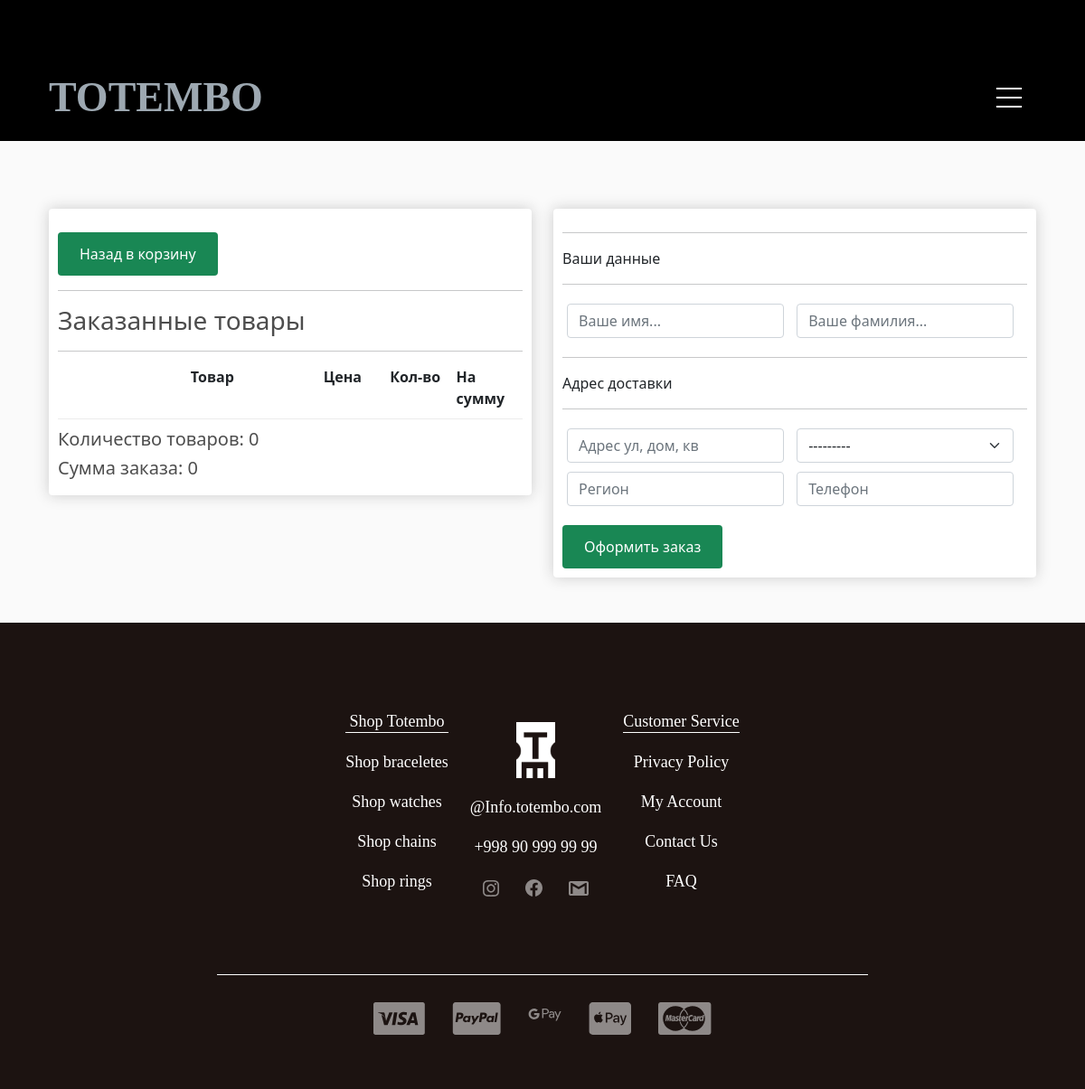
Screenshot of /checkout/ (signed in) with the database file from the repository.
### store/models.py (models this page shows, shortened)
class Order(models.Model):
    customer = models.ForeignKey(Customer, on_delete=models.SET_NULL, blank=True, null=True, verbose_name='Покупатель')
    created_at = models.DateTimeField(auto_now_add=True, verbose_name='Дата заказа')
    is_completed = models.BooleanField(default=False, verbose_name='Выполнен ли закзаз')
    shipping = models.BooleanField(default=True)
    class Meta:
        verbose_name = 'Заказ'
        verbose_name_plural = 'Заказы'
    @property  # Метод для получения суммы заказа
    def get_cart_total_price(self):
        order_products = self.orderproduct_set.all()
        total_price = sum([product.get_total_price for product in order_products])
        return total_price
    @property  # Метод для получения кол-ва заказанного товара
    def get_cart_total_quantity(self):
        order_products = self.orderproduct_set.all()
        total_quantity = sum([product.quantity for product in order_products])
        return total_quantity

class City(models.Model):
    city = models.CharField(max_length=300, verbose_name='Название города')
    def __str__(self):
        return self.city
    class Meta:
        verbose_name = 'Город'
        verbose_name_plural = 'Города'

### store/views.py (the view)
# urls.py: path('checkout/', checkout, name='checkout'),
def checkout(request):
    if request.user.is_authenticated:
        cart_info = get_cart_data(request)
        context = {
            'title': 'Оформление заказа',
            'order': cart_info['order'],
            'items': cart_info['products'],
            'customer_form': CustomerForm(),
            'shipping_form': ShippingForm()
        }
        return render(request, 'store/checkout.html', context)
    else:
        return redirect('product_list')

### store/forms.py
class LoginForm(AuthenticationForm):
    username = forms.CharField(widget=forms.TextInput(attrs={
        'class': 'form-control',
        'placeholder': 'Логин'
    }))
    password = forms.CharField(widget=forms.PasswordInput(attrs={
        'class': 'form-control',
        'placeholder': 'Пароль'
    }))

class RegisterForm(UserCreationForm):
    password1 = forms.CharField(widget=forms.PasswordInput(attrs={
        'class': 'form-control',
        'placeholder': 'Пароль'
    }))
    password2 = forms.CharField(widget=forms.PasswordInput(attrs={
        'class': 'form-control',
        'placeholder': 'Подтвердить пароль'
    }))
    username = forms.CharField(widget=forms.TextInput(attrs={
        'class': 'form-control',
        'placeholder': 'Логин'
    }))
    first_name = forms.CharField(widget=forms.TextInput(attrs={
        'class': 'form-control',
        'placeholder': 'Ваше имя'
    }))
    last_name = forms.CharField(widget=forms.TextInput(attrs={
        'class': 'form-control',
        'placeholder': 'Ваша фамилия'
    }))
    email = forms.EmailField(widget=forms.EmailInput(attrs={
        'class': 'form-control',
        'placeholder': 'Ваша почта'
    }))
    class Meta:
        model = User
        fields = ('username', 'first_name', 'last_name', 'email', 'password1')

### store/context_processors.py (called while the page is built)
def add_my_forms(request):
    return {
        'form': LoginForm(),
        'form2': RegisterForm()
    }

### store/models.py (called while the page is built)
    def get_absolute_url(self):
        return reverse('category_page', kwargs={'slug': self.slug})

### store/templatetags/store_tags.py (called while the page is built)
@register.simple_tag()
def get_categories():
    return Category.objects.filter(parent=None)

### store/utils.py (called while the page is built)
def get_cart_data(request):
    cart = CartForAuthenticatedUser(request)
    cart_info = cart.get_cart_info()
    return {
        'cart_total_quantity': cart_info['cart_total_quantity'],
        'cart_total_price': cart_info['cart_total_price'],
        'order': cart_info['order'],
        'products': cart_info['products']
    }

### store/templates/store/checkout.html (shortened to what this page needs)
{% extends 'base.html' %}
{% block main %}
<main>
    <div class="container">
        <div class="row">
            <div class="col-lg-6">
                <div class="box-element">
                    <a href="{% url 'my_cart' %}" class="btn btn-success rounded">Назад в корзину</a>
                    <hr>
                    <h3>Заказанные товары</h3>
                    <hr>
                    <div class="cart-row">
                        <div style="flex:2"></div>
                        <div style="flex:2"><strong>Товар</strong></div>
                        <div style="flex:1"><strong>Цена</strong></div>
                        <div style="flex:1"><strong>Кол-во</strong></div>
                        <div style="flex:1"><strong>На сумму</strong></div>
                    </div>
                    <h5>Количество товаров: {{ order.get_cart_total_quantity }}</h5>
                    <h5>Сумма заказа: {{ order.get_cart_total_price }}</h5>
                </div>
            </div>
            <div class="col-lg-6">
                <div class="box-element">
                    <form action="{% url 'payment' %}" method="post">
                        <div id="user-info">
                            <hr>
                            <p>Ваши данные</p>
                            <hr>
                            <div class="form-field">
                                {{ customer_form.first_name }}
                            </div>
                            <div class="form-field">
                                {{ customer_form.last_name }}
                            </div>
                        </div>
                        <div id="shipping-info">
                            <hr>
                            <p>Адрес доставки</p>
                            <hr>
                            {% for field in shipping_form %}
                            <div class="form-field">
                                {{ field }}
                            </div>
                            {% endfor %}
                        </div>
                        <button class="btn btn-success rounded" type="submit">Оформить заказ</button>
                    </form>
                </div>
            </div>
        </div>
    </div>
</main>
{% endblock main %}

### store/static/store/style/style.css (style rules this page uses)
a, li { text-decoration: none; list-style: none; }
.btn { display: inline-block; border: none; color: #fff; padding: 0.75rem 1.5rem; margin-top: 1rem; transition: opacity 1s ease-in-out; text-decoration: none; }

### store/static/store/style/additional_style.css (style rules this page uses)
body { background-color: hsl(0, 0%, 98%); }
h1,h2,h3,h4,h5,h6 { color:hsl(0, 0%, 30%); }
.box-element { box-shadow:hsl(0, 0%, 80%) 0 0 16px; background-color: #fff; border-radius: 4px; padding: 10px; }
.col-lg-4, .col-lg-6, .col-lg-8, .col-lg-12 { margin-top: 10px; }
.btn { border-radius: 0; }
.form-field { width:250px; display: inline-block; padding: 5px; }
.cart-row { display: flex; align-items: flex-stretch; padding-bottom: 10px; margin-bottom: 10px; border-bottom: 1px solid #ececec; }
main { margin-bottom: 50px; }

### rows the page displays
Order: get_cart_total_quantity "0", get_cart_total_price "0"
City: shipping_form "---------"
